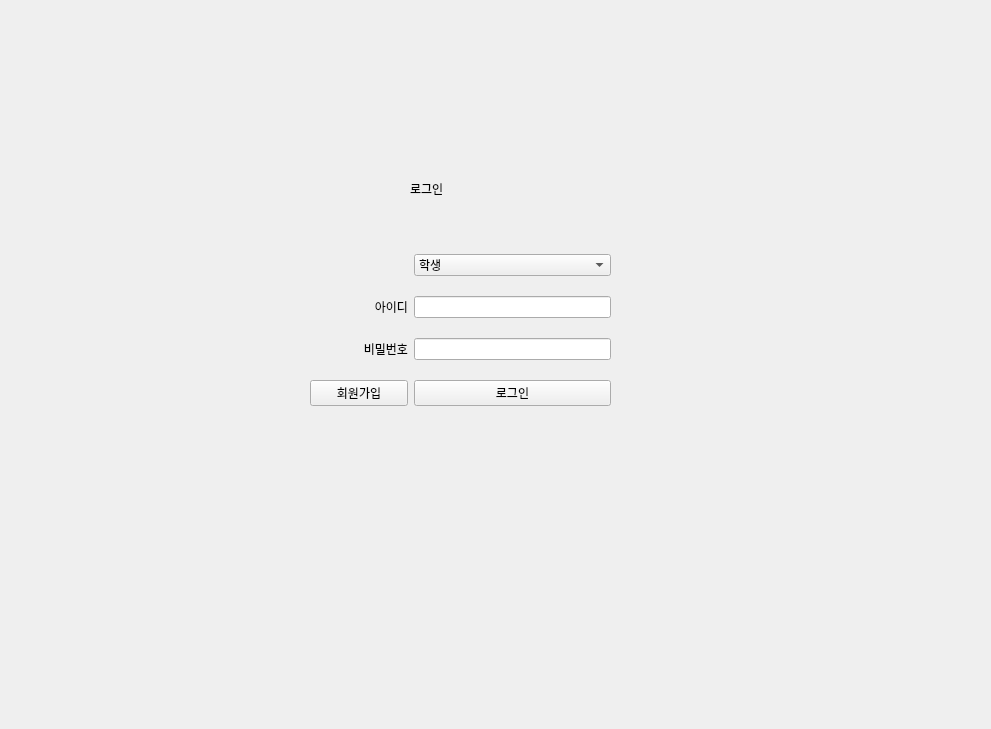
<?xml version="1.0" encoding="UTF-8"?>
<ui version="4.0">
 <class>Form</class>
 <widget class="QWidget" name="Form">
  <property name="geometry">
   <rect>
    <x>0</x>
    <y>0</y>
    <width>991</width>
    <height>729</height>
   </rect>
  </property>
  <property name="windowTitle">
   <string>Form</string>
  </property>
  <widget class="QStackedWidget" name="stackedWidget_2">
   <property name="geometry">
    <rect>
     <x>10</x>
     <y>10</y>
     <width>971</width>
     <height>711</height>
    </rect>
   </property>
   <property name="currentIndex">
    <number>0</number>
   </property>
   <widget class="QWidget" name="login_page_2">
    <widget class="QLabel" name="label_9">
     <property name="geometry">
      <rect>
       <x>400</x>
       <y>170</y>
       <width>67</width>
       <height>17</height>
      </rect>
     </property>
     <property name="text">
      <string>로그인</string>
     </property>
    </widget>
    <widget class="QWidget" name="layoutWidget_3">
     <property name="geometry">
      <rect>
       <x>300</x>
       <y>230</y>
       <width>301</width>
       <height>181</height>
      </rect>
     </property>
     <layout class="QGridLayout" name="gridLayout_3">
      <item row="1" column="0">
       <widget class="QLabel" name="label_23">
        <property name="text">
         <string>아이디</string>
        </property>
        <property name="alignment">
         <set>Qt::AlignRight|Qt::AlignTrailing|Qt::AlignVCenter</set>
        </property>
       </widget>
      </item>
      <item row="1" column="1" colspan="2">
       <widget class="QLineEdit" name="login_id_edit"/>
      </item>
      <item row="2" column="0">
       <widget class="QLabel" name="label_24">
        <property name="text">
         <string>비밀번호</string>
        </property>
        <property name="alignment">
         <set>Qt::AlignRight|Qt::AlignTrailing|Qt::AlignVCenter</set>
        </property>
       </widget>
      </item>
      <item row="2" column="1" colspan="2">
       <widget class="QLineEdit" name="login_pw_edit"/>
      </item>
      <item row="0" column="1" colspan="2">
       <widget class="QComboBox" name="login_cb_2">
        <item>
         <property name="text">
          <string>학생</string>
         </property>
        </item>
        <item>
         <property name="text">
          <string>교사</string>
         </property>
        </item>
       </widget>
      </item>
      <item row="3" column="0">
       <widget class="QPushButton" name="join_btn">
        <property name="text">
         <string>회원가입</string>
        </property>
       </widget>
      </item>
      <item row="3" column="1" colspan="2">
       <widget class="QPushButton" name="login_btn">
        <property name="text">
         <string>로그인</string>
        </property>
       </widget>
      </item>
     </layout>
    </widget>
   </widget>
   <widget class="QWidget" name="register_page_2">
    <widget class="QLabel" name="label_25">
     <property name="geometry">
      <rect>
       <x>370</x>
       <y>130</y>
       <width>61</width>
       <height>51</height>
      </rect>
     </property>
     <property name="text">
      <string>회원가입</string>
     </property>
    </widget>
    <widget class="QWidget" name="layoutWidget_4">
     <property name="geometry">
      <rect>
       <x>260</x>
       <y>220</y>
       <width>301</width>
       <height>161</height>
      </rect>
     </property>
     <layout class="QGridLayout" name="gridLayout_4">
      <item row="0" column="1">
       <widget class="QComboBox" name="join_cb_2">
        <item>
         <property name="text">
          <string>학생</string>
         </property>
        </item>
        <item>
         <property name="text">
          <string>교사</string>
         </property>
        </item>
       </widget>
      </item>
      <item row="1" column="0">
       <widget class="QLabel" name="label_26">
        <property name="text">
         <string>아이디</string>
        </property>
        <property name="alignment">
         <set>Qt::AlignRight|Qt::AlignTrailing|Qt::AlignVCenter</set>
        </property>
       </widget>
      </item>
      <item row="1" column="1">
       <widget class="QLineEdit" name="join_id_edit"/>
      </item>
      <item row="2" column="0">
       <widget class="QLabel" name="label_27">
        <property name="text">
         <string>비밀번호</string>
        </property>
        <property name="alignment">
         <set>Qt::AlignRight|Qt::AlignTrailing|Qt::AlignVCenter</set>
        </property>
       </widget>
      </item>
      <item row="2" column="1">
       <widget class="QLineEdit" name="join_pw_edit"/>
      </item>
      <item row="3" column="0">
       <widget class="QLabel" name="label_28">
        <property name="text">
         <string>이름</string>
        </property>
        <property name="alignment">
         <set>Qt::AlignRight|Qt::AlignTrailing|Qt::AlignVCenter</set>
        </property>
       </widget>
      </item>
      <item row="3" column="1">
       <widget class="QLineEdit" name="join_name_edit"/>
      </item>
      <item row="1" column="2">
       <widget class="QPushButton" name="overlap_btn">
        <property name="text">
         <string>중복확인</string>
        </property>
       </widget>
      </item>
      <item row="3" column="2">
       <widget class="QPushButton" name="back_btn">
        <property name="text">
         <string>회원가입</string>
        </property>
       </widget>
      </item>
     </layout>
    </widget>
   </widget>
   <widget class="QWidget" name="student_main_page">
    <widget class="QPushButton" name="study_btn">
     <property name="geometry">
      <rect>
       <x>130</x>
       <y>90</y>
       <width>91</width>
       <height>71</height>
      </rect>
     </property>
     <property name="text">
      <string>학습자료
공부하기</string>
     </property>
    </widget>
    <widget class="QPushButton" name="qna_btn">
     <property name="geometry">
      <rect>
       <x>240</x>
       <y>90</y>
       <width>111</width>
       <height>71</height>
      </rect>
     </property>
     <property name="text">
      <string>실시간 Q &amp;&amp; A</string>
     </property>
    </widget>
    <widget class="QPushButton" name="solv_btn">
     <property name="geometry">
      <rect>
       <x>370</x>
       <y>90</y>
       <width>91</width>
       <height>71</height>
      </rect>
     </property>
     <property name="text">
      <string>문제풀기</string>
     </property>
    </widget>
    <widget class="QLabel" name="label_29">
     <property name="geometry">
      <rect>
       <x>230</x>
       <y>20</y>
       <width>131</width>
       <height>17</height>
      </rect>
     </property>
     <property name="text">
      <string>학생용 클라이언트</string>
     </property>
    </widget>
   </widget>
   <widget class="QWidget" name="page_4">
    <widget class="QLabel" name="label_30">
     <property name="geometry">
      <rect>
       <x>210</x>
       <y>50</y>
       <width>151</width>
       <height>17</height>
      </rect>
     </property>
     <property name="text">
      <string>교사용 클라이언트</string>
     </property>
    </widget>
    <widget class="QPushButton" name="pushButton_4">
     <property name="geometry">
      <rect>
       <x>60</x>
       <y>140</y>
       <width>91</width>
       <height>61</height>
      </rect>
     </property>
     <property name="text">
      <string>문제 update</string>
     </property>
    </widget>
    <widget class="QPushButton" name="pushButton_5">
     <property name="geometry">
      <rect>
       <x>240</x>
       <y>140</y>
       <width>161</width>
       <height>61</height>
      </rect>
     </property>
     <property name="text">
      <string>학생점수확인 및 통계</string>
     </property>
    </widget>
    <widget class="QPushButton" name="pushButton_6">
     <property name="geometry">
      <rect>
       <x>490</x>
       <y>140</y>
       <width>121</width>
       <height>61</height>
      </rect>
     </property>
     <property name="text">
      <string>실시간 Q &amp;&amp; A</string>
     </property>
    </widget>
   </widget>
   <widget class="QWidget" name="qna_page_2">
    <widget class="QLabel" name="label_31">
     <property name="geometry">
      <rect>
       <x>240</x>
       <y>30</y>
       <width>101</width>
       <height>17</height>
      </rect>
     </property>
     <property name="text">
      <string>QnA</string>
     </property>
    </widget>
    <widget class="QLineEdit" name="send_line">
     <property name="geometry">
      <rect>
       <x>20</x>
       <y>620</y>
       <width>611</width>
       <height>41</height>
      </rect>
     </property>
    </widget>
    <widget class="QPushButton" name="stu_back_btn3">
     <property name="geometry">
      <rect>
       <x>850</x>
       <y>620</y>
       <width>91</width>
       <height>51</height>
      </rect>
     </property>
     <property name="text">
      <string>메인으로</string>
     </property>
    </widget>
    <widget class="QTableWidget" name="qna_table">
     <property name="geometry">
      <rect>
       <x>20</x>
       <y>50</y>
       <width>721</width>
       <height>531</height>
      </rect>
     </property>
     <column>
      <property name="text">
       <string>문제</string>
      </property>
     </column>
     <column>
      <property name="text">
       <string>답변</string>
      </property>
     </column>
    </widget>
    <widget class="QPushButton" name="qna_renew">
     <property name="geometry">
      <rect>
       <x>830</x>
       <y>400</y>
       <width>101</width>
       <height>61</height>
      </rect>
     </property>
     <property name="text">
      <string>새로고침</string>
     </property>
    </widget>
   </widget>
   <widget class="QWidget" name="page_5">
    <widget class="QLabel" name="label_32">
     <property name="geometry">
      <rect>
       <x>310</x>
       <y>20</y>
       <width>161</width>
       <height>61</height>
      </rect>
     </property>
     <property name="text">
      <string>문제추가페이지(선생님)</string>
     </property>
    </widget>
    <widget class="QTextBrowser" name="textBrowser_4">
     <property name="geometry">
      <rect>
       <x>90</x>
       <y>90</y>
       <width>591</width>
       <height>441</height>
      </rect>
     </property>
    </widget>
   </widget>
   <widget class="QWidget" name="page_6">
    <widget class="QLabel" name="label_33">
     <property name="geometry">
      <rect>
       <x>270</x>
       <y>30</y>
       <width>331</width>
       <height>61</height>
      </rect>
     </property>
     <property name="text">
      <string>선생님통계확인,부족한부분확인</string>
     </property>
    </widget>
    <widget class="QWidget" name="gridLayoutWidget_3">
     <property name="geometry">
      <rect>
       <x>100</x>
       <y>130</y>
       <width>160</width>
       <height>80</height>
      </rect>
     </property>
     <layout class="QGridLayout" name="gridLayout_5"/>
    </widget>
   </widget>
   <widget class="QWidget" name="page"/>
   <widget class="QWidget" name="page_2"/>
   <widget class="QWidget" name="student_page1">
    <widget class="QLabel" name="label_11">
     <property name="geometry">
      <rect>
       <x>370</x>
       <y>10</y>
       <width>141</width>
       <height>31</height>
      </rect>
     </property>
     <property name="text">
      <string>학생 학습자료</string>
     </property>
    </widget>
    <widget class="QTableWidget" name="tableWidget">
     <property name="geometry">
      <rect>
       <x>10</x>
       <y>60</y>
       <width>849</width>
       <height>599</height>
      </rect>
     </property>
     <column>
      <property name="text">
       <string>출현종수</string>
      </property>
     </column>
     <column>
      <property name="text">
       <string>출현종</string>
      </property>
     </column>
     <column>
      <property name="text">
       <string>식생유형</string>
      </property>
     </column>
     <column>
      <property name="text">
       <string>토지유형</string>
      </property>
     </column>
     <column>
      <property name="text">
       <string>자치구명</string>
      </property>
     </column>
     <column>
      <property name="text">
       <string>조사지역</string>
      </property>
     </column>
     <column>
      <property name="text">
       <string>조사연도</string>
      </property>
     </column>
     <column>
      <property name="text">
       <string>종수범례</string>
      </property>
     </column>
    </widget>
    <widget class="QPushButton" name="stu_back_btn">
     <property name="geometry">
      <rect>
       <x>870</x>
       <y>60</y>
       <width>89</width>
       <height>61</height>
      </rect>
     </property>
     <property name="text">
      <string>돌아가기</string>
     </property>
    </widget>
   </widget>
   <widget class="QWidget" name="student_quiz">
    <widget class="QPushButton" name="stu_back_btn2">
     <property name="geometry">
      <rect>
       <x>830</x>
       <y>230</y>
       <width>111</width>
       <height>81</height>
      </rect>
     </property>
     <property name="text">
      <string>메인으로</string>
     </property>
    </widget>
    <widget class="QLabel" name="label_12">
     <property name="geometry">
      <rect>
       <x>80</x>
       <y>20</y>
       <width>171</width>
       <height>41</height>
      </rect>
     </property>
     <property name="font">
      <font>
       <pointsize>30</pointsize>
      </font>
     </property>
     <property name="text">
      <string>문제풀기</string>
     </property>
    </widget>
    <widget class="QPushButton" name="randchoice_btn">
     <property name="geometry">
      <rect>
       <x>830</x>
       <y>130</y>
       <width>111</width>
       <height>81</height>
      </rect>
     </property>
     <property name="text">
      <string>문제업로드</string>
     </property>
    </widget>
    <widget class="QTableWidget" name="tableWidget_2">
     <property name="geometry">
      <rect>
       <x>40</x>
       <y>80</y>
       <width>631</width>
       <height>571</height>
      </rect>
     </property>
     <column>
      <property name="text">
       <string>문제</string>
      </property>
     </column>
     <column>
      <property name="text">
       <string>답</string>
      </property>
     </column>
    </widget>
    <widget class="QPushButton" name="check_ans_btn">
     <property name="geometry">
      <rect>
       <x>830</x>
       <y>340</y>
       <width>111</width>
       <height>81</height>
      </rect>
     </property>
     <property name="text">
      <string>채점하기</string>
     </property>
    </widget>
    <widget class="QTextBrowser" name="check_browser">
     <property name="geometry">
      <rect>
       <x>700</x>
       <y>460</y>
       <width>256</width>
       <height>192</height>
      </rect>
     </property>
    </widget>
    <widget class="QWidget" name="horizontalLayoutWidget">
     <property name="geometry">
      <rect>
       <x>760</x>
       <y>30</y>
       <width>162</width>
       <height>80</height>
      </rect>
     </property>
     <layout class="QHBoxLayout" name="horizontalLayout">
      <item>
       <widget class="QLabel" name="label_15">
        <property name="text">
         <string>맞춘 문제 갯수</string>
        </property>
       </widget>
      </item>
      <item>
       <widget class="QLCDNumber" name="lcdNumber"/>
      </item>
     </layout>
    </widget>
    <widget class="QLabel" name="timeout_label">
     <property name="geometry">
      <rect>
       <x>620</x>
       <y>30</y>
       <width>111</width>
       <height>41</height>
      </rect>
     </property>
     <property name="text">
      <string>시간</string>
     </property>
    </widget>
    <widget class="QPushButton" name="save_btn">
     <property name="geometry">
      <rect>
       <x>700</x>
       <y>130</y>
       <width>101</width>
       <height>81</height>
      </rect>
     </property>
     <property name="text">
      <string>저장하기</string>
     </property>
    </widget>
    <widget class="QPushButton" name="load_btn">
     <property name="geometry">
      <rect>
       <x>700</x>
       <y>230</y>
       <width>101</width>
       <height>81</height>
      </rect>
     </property>
     <property name="text">
      <string>불러오기</string>
     </property>
    </widget>
   </widget>
  </widget>
 </widget>
 <resources/>
 <connections/>
</ui>
